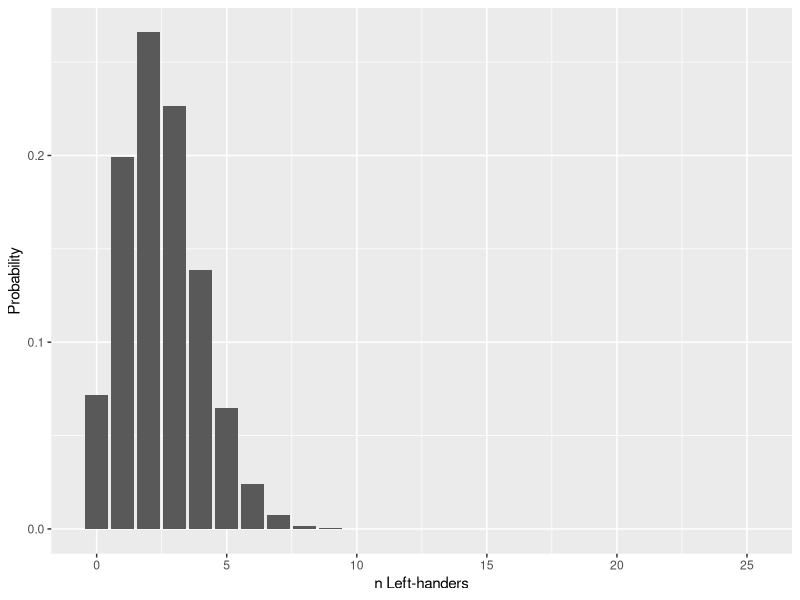
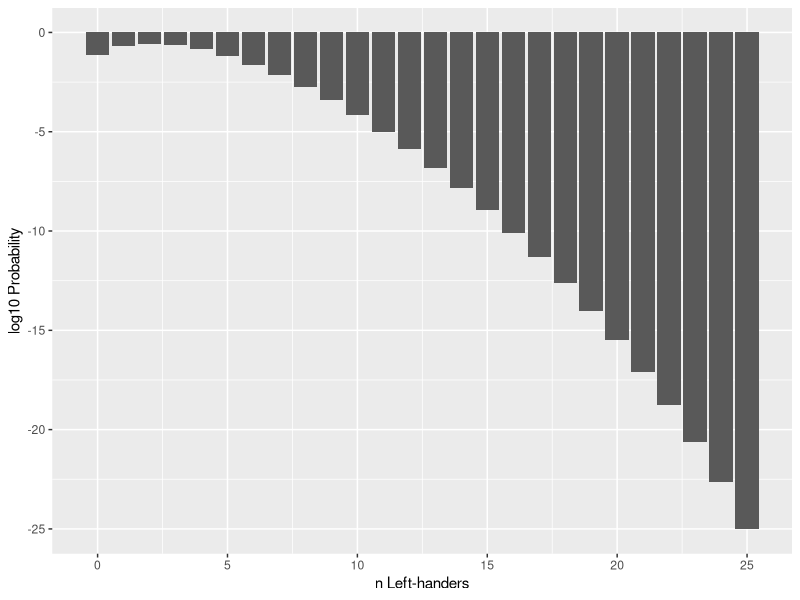

The R script that drew these images, in order:
## ---- chunk 1
library(tidyverse)
library(readxl)
library(cowplot)
## ---- chunk 2
# 2-pt conversion
431/913
## ---- chunk 3
# Extra point + overtime
(1131 / 1199) * (110 / 242)
## ---- chunk 4
# Odds
(431/913) / ((1131 / 1199) * (110 / 242))
## ---- chunk 5
dbinom(0, 25, prob = 0.1)
## ---- chunk 6
dbinom(1, 25, prob = 0.1)
## ---- chunk 7
sum(dbinom(1:25, 25, prob = 0.1))
## ---- chunk 8
M <- data_frame(Lefties = 0:25,
                Probability = dbinom(0:25, 25, prob = 0.1))
ggplot(M, aes(Lefties, Probability)) + 
  geom_bar(stat = "identity") +
  labs(x = "n Left-handers") +
  scale_x_continuous(breaks = seq(0, 25, by = 5))
## ---- chunk 9
M <- data_frame(Lefties = 0:25,
                Probability = dbinom(0:25, 25, prob = 0.1)) %>% 
  mutate(log_Prob = log10(Probability))
ggplot(M, aes(Lefties, log_Prob)) + 
  geom_bar(stat = "identity") +
  labs(x = "n Left-handers", y = "log10 Probability") +
  scale_x_continuous(breaks = seq(0, 25, by = 5))
## ---- chunk 10
choose(69, 5)
choose(26, 1)
## ---- chunk 11
choose(69, 5) * choose(26, 1)
## ---- chunk 12
n <- 500000
p_win <- 1 / choose(69, 5) * choose(26, 1)
sum(dbinom(1:n, n, p_win))
## ---- chunk 13

## ---- chunk 14
(0.8 * 0.01) / ((0.8 * 0.01) + (0.1 * 0.99))
